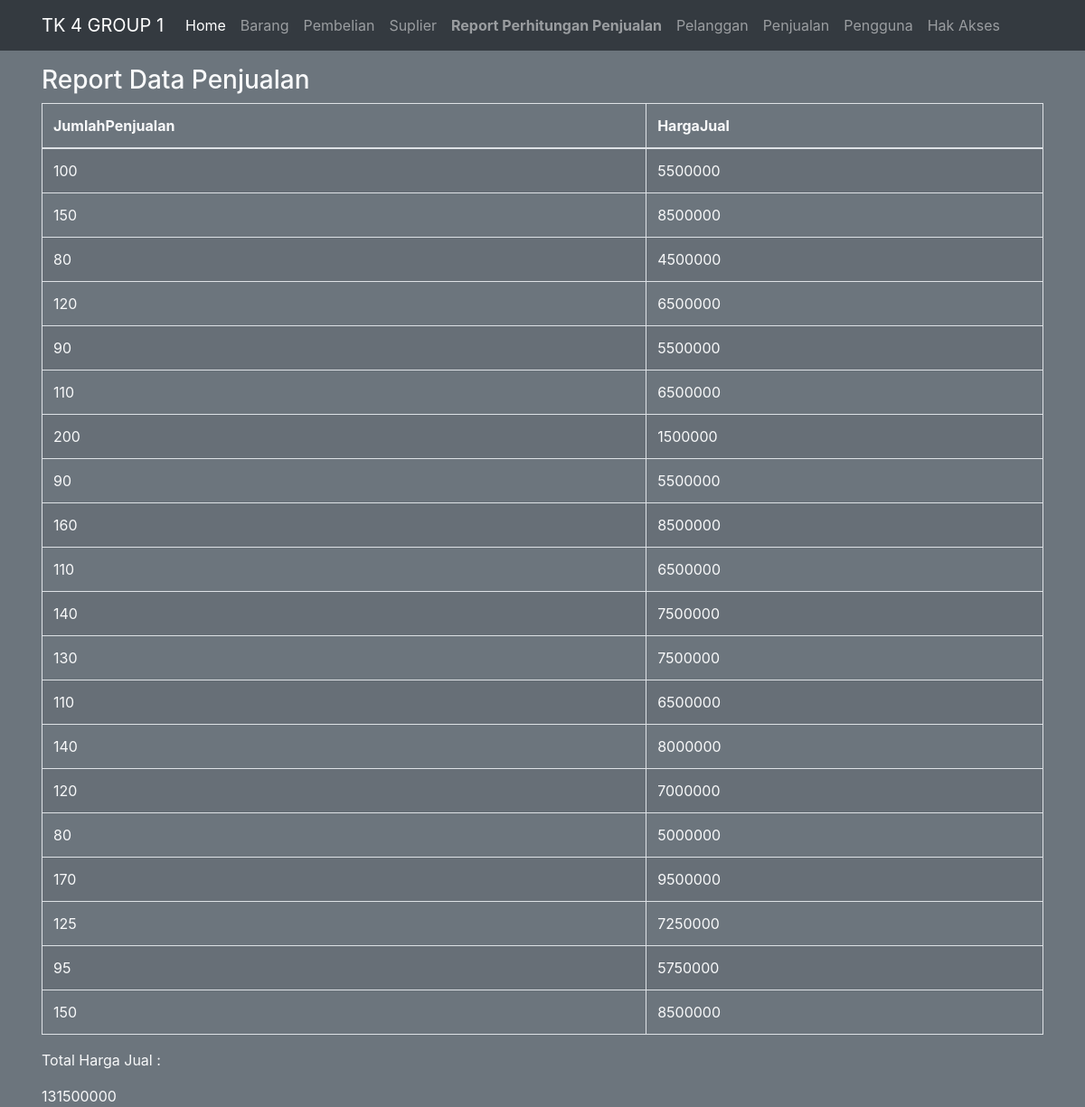
Screenshot of /public/report with the database file from the repository.
### tables this page shows
CREATE TABLE `penjualan` (
  `IdPenjualan` int(11) NOT NULL,
  `JumlahPenjualan` int(11) DEFAULT NULL,
  `HargaJual` int(11) DEFAULT NULL,
  `IdPengguna` int(11) DEFAULT NULL
);

### app/core/Controller.php (called while the page is built, shortened)
<?php
class Controller {
    public function view($view, $data = [])
    {
        require_once '../app/views/' . $view . '.php';
    }
    public function model($model)
    {
        return new $model;
    }
}

### app/controllers/Report.php (called while the page is built, shortened)
<?php
class Report extends Controller {
    public function index()
    {
        $data['judul'] = 'Report Penjualan';
        $data['br'] = $this->model('Report_model')->getAllReport();
        $data['br1'] = $this->model('Report_model')->getReportSum();
        $this->view('report/index', $data);
    }
}

### app/core/App.php (called while the page is built, shortened)
<?php
class App {
    protected $method = 'index';
    protected $params = [];
    public function __construct()
    {
        $this->controller = new $this->controller;
        call_user_func_array([$this->controller, $this->method], $this->params);
    }
}

### public/index.php (called while the page is built, shortened)
<?php
$app = new App;

### app/core/Database.php (called while the page is built, shortened)
<?php
class Database {
    private $host = DB_HOST;
    private $user = DB_USER;
    private $pass = DB_PASS;
    private $db_name = DB_NAME;
    private $dbh;
    private $stmt;
    public function __construct()
    {
        $dsn = 'mysql:host=' . $this->host . ';dbname=' . $this->db_name;
        $option = [
            PDO::ATTR_PERSISTENT => true,
            PDO::ATTR_ERRMODE => PDO::ERRMODE_EXCEPTION
        ];
        try {
            $this->dbh = new PDO($dsn, $this->user, $this->pass, $option);
        } catch(PDOException $e) {
            die($e->getMessage());
        }
    }
    public function query($query)
    {
        $this->stmt = $this->dbh->prepare($query);
    }
    public function execute()
    {
        $this->stmt->execute();
    }
    public function resultSet()
    {
        $this->execute();
        return $this->stmt->fetchAll(PDO::FETCH_ASSOC);
    }
    public function single()
    {
        $this->execute();
        return $this->stmt->fetch(PDO::FETCH_ASSOC);
    }
}

### app/models/Report_model.php (called while the page is built)
<?php
class Report_model {
    private $table = 'penjualan';
    private $db;
    public function __construct()
    {
        $this->db = new Database;
    }
    public function getAllReport()
    {
        $this->db->query('SELECT * FROM ' . $this->table);
        return $this->db->resultSet();
    }
    public function getReportSum()
    {
        $query = "SELECT SUM(HargaJual) AS TOTAL FROM penjualan";
        $this->db->query($query);
        $this->db->execute();
        return $this->db->single();
    }
}

### app/views/report/index.php (the view, shortened to what this page needs)
<div class="container mt-3 text-light">
    <h3>Report Data Penjualan</h3>
    <table class="table table-striped table-bordered table-hover table-full-width">
                <thead>
                    <tr>
                        <th scope="col">JumlahPenjualan</th>
                        <th scope="col">HargaJual</th>
                    </tr>
                </thead>
                <tbody>
                    <?php foreach( $data['br'] as $br ) : ?>
                    <tr>
                        <td><?= $br['JumlahPenjualan'];?></td>
                        <td> <?= $br['HargaJual'];?></td>
                    </tr>
                    <?php endforeach; ?>
                </tbody>
    </table>
    <p>Total Harga Jual :</p>
    <?= $data['br1']['TOTAL']; ?>
</div>

### public/css/style.css (style rules this page uses)
.container { padding: 0 16px; }
.container::after, .row::after { content: ""; clear: both; display: table; }

### rows the page displays
penjualan: JumlahPenjualan "100", HargaJual "5500000"
penjualan: JumlahPenjualan "150", HargaJual "8500000"
penjualan: JumlahPenjualan "80", HargaJual "4500000"
penjualan: JumlahPenjualan "120", HargaJual "6500000"
penjualan: JumlahPenjualan "90", HargaJual "5500000"
penjualan: JumlahPenjualan "110", HargaJual "6500000"
penjualan: JumlahPenjualan "200", HargaJual "1500000"
penjualan: JumlahPenjualan "90", HargaJual "5500000"
penjualan: JumlahPenjualan "160", HargaJual "8500000"
penjualan: JumlahPenjualan "110", HargaJual "6500000"
penjualan: JumlahPenjualan "140", HargaJual "7500000"
penjualan: JumlahPenjualan "130", HargaJual "7500000"
penjualan: JumlahPenjualan "110", HargaJual "6500000"
penjualan: JumlahPenjualan "140", HargaJual "8000000"
penjualan: JumlahPenjualan "120", HargaJual "7000000"
penjualan: JumlahPenjualan "80", HargaJual "5000000"
penjualan: JumlahPenjualan "170", HargaJual "9500000"
penjualan: JumlahPenjualan "125", HargaJual "7250000"
penjualan: JumlahPenjualan "95", HargaJual "5750000"
penjualan: JumlahPenjualan "150", HargaJual "8500000"

### other values shown
$data['br1']['TOTAL'] "131500000"
